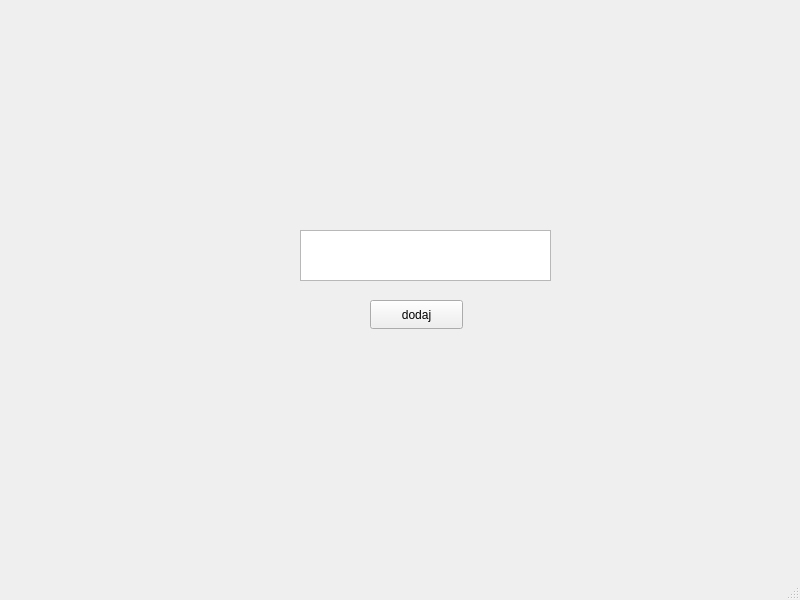
<?xml version="1.0" encoding="UTF-8"?>
<ui version="4.0">
 <class>MainWindow</class>
 <widget class="QMainWindow" name="MainWindow">
  <property name="geometry">
   <rect>
    <x>0</x>
    <y>0</y>
    <width>800</width>
    <height>600</height>
   </rect>
  </property>
  <property name="windowTitle">
   <string>MainWindow</string>
  </property>
  <widget class="QWidget" name="centralwidget">
   <widget class="QPlainTextEdit" name="plainTextEdit">
    <property name="geometry">
     <rect>
      <x>300</x>
      <y>230</y>
      <width>251</width>
      <height>51</height>
     </rect>
    </property>
   </widget>
   <widget class="QPushButton" name="pushButton">
    <property name="geometry">
     <rect>
      <x>370</x>
      <y>300</y>
      <width>93</width>
      <height>29</height>
     </rect>
    </property>
    <property name="text">
     <string>dodaj</string>
    </property>
   </widget>
  </widget>
  <widget class="QMenuBar" name="menubar">
   <property name="geometry">
    <rect>
     <x>0</x>
     <y>0</y>
     <width>800</width>
     <height>26</height>
    </rect>
   </property>
  </widget>
  <widget class="QStatusBar" name="statusbar"/>
 </widget>
 <resources/>
 <connections/>
</ui>
